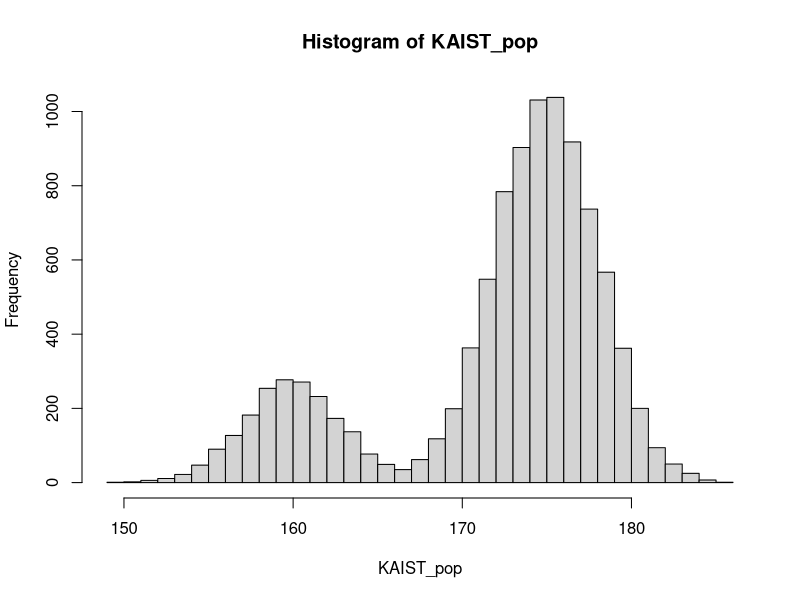
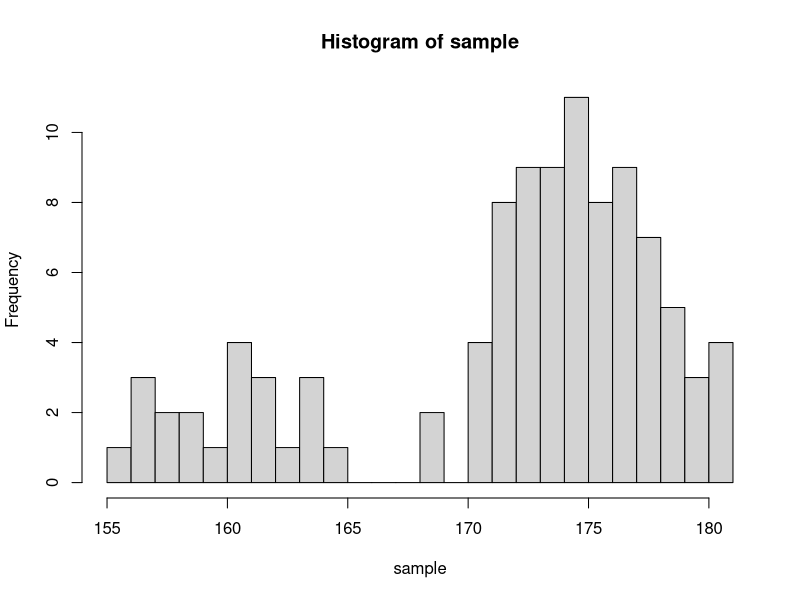
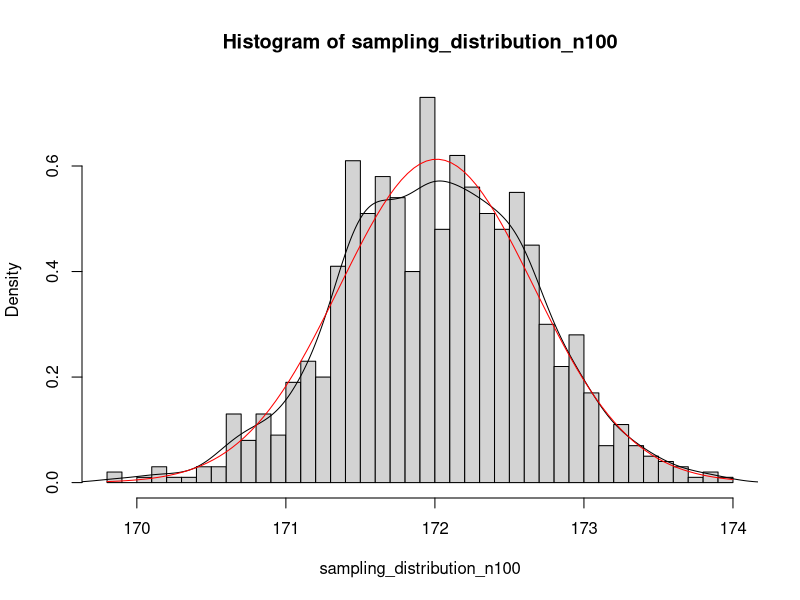

Source code (R) for these figures, in order: (Note: this script raises an error after producing the figures.)
#### CSS LAB 4 ####
#### Sampling distribution and inferential statistics ####

# In this lab, we will practice once more to understand how sampling distribution works step-by-step. 
# Let's say our population size is 10k and we measure the height of KAIST students. 
# The proportion of man is very high in KAIST, which will make the height distribution bimodal. 

# Let's create a hypothetical KAIST students height distribution. 
KAIST_pop <- c(rnorm(8000, 175, 3), rnorm(2000, 160, 3)) 

# Question 1: Check its distribution using a histogram and describe its shape. 
### Answer ###
hist(KAIST_pop, 40)

# Shape of KAIST_pop looks like two normal distributions merged together. It has bimodal
# shape.

# Question 2: Check the population mean and standard deviation. 
### Answer ###
population_mean = mean(KAIST_pop)  # Mean of KAIST population
population_sd = sd(KAIST_pop)  # Standard deviation of population

print(population_mean)
print(population_sd)

# Now, sample 100 students randomly from the population.
n = 100
sample <- sample(KAIST_pop, n, replace = FALSE)

# Question 3: Again, check its distribution using a histogram, and compute mean and sd, then compare them to your population distribution.
# If you're using RMarkdown and the composition of sample keeps changing whenever you run the code due to its randomness, you can set the random seed by using "set.seed(ANY NUMBERS)"
### Answer ###
hist(sample,20)

mean(sample)  # Mean of sample population
sd(sample)  # Standard deviation of sample population


# Now, let's repeat the same procedure for 1,000 times, and save their average.
sampling_distribution_n100 <- NULL # Create a vacant vector where we will save sampled means.

for (i in 1:1000) {
  sample_mean <- mean(sample(KAIST_pop, n, replace = FALSE))
  sampling_distribution_n100 <- c(sampling_distribution_n100, sample_mean)
}

# Question 4: Check the distribution of sampling distribution by using a histogram, and compute a mean and sd. 
# (continued) Describe the shape of distribution and compare it to the distribution from population. Do they look similar or not, and why?
# (continued) Describe the mean and standard deviation. Is it similar to population mean and standard deviation? 
### Answer ###
hist(sampling_distribution_n100, 40, prob=T)
lines(density(sampling_distribution_n100,na.rm=T),col='black')    # Black line is the approximating curve for the sampling distribution
curve(dnorm(x,mean=mean(sampling_distribution_n100,na.rm=T), sd=sd(sampling_distribution_n100,na.rm=T)), add=T, col='red')  # Red line is the normal distribution curve with the same mean and standard deviation as the  sampling distribution

ggplot(data.frame(x = sampling_distribution_n100), aes(x)) +
  geom_histogram(bins=50,aes(y=..density..), color="darkblue", fill="lightblue") + 
  geom_density(alpha=.3, fill="darkblue",col='darkblue',size=0.7) + 
  stat_function(fun = dnorm, args = list(mean = sampling_mean, 
                                         sd = sampling_sd), colour ='red', size =1.2) + 
  labs(x = "Averages of Samples", y = "Frequency", title="Sampling Distribution") 

sampling_mean = mean(sampling_distribution_n100)  # Mean of sampling distribution
sampling_sd = sd(sampling_distribution_n100)  # Standard Deviation of Sampling Distribution

print(sampling_mean)
print(sampling_sd)

# The sampling distribution looks similar to the normal distribution and it differs lot from original KAIST population distribution.
# That's because KAIST population distribution was bimodal, and sampling distribution is unimodal. 
# They differ, because from CLT (Central Limit Theorem) sampling distribution will be approximated to the normal distribution as long as the sample size is large.

# Mean of sampling distribution and the KAIST population are very close to each other. The difference is:
print(population_mean) # Mean of KAIST population
print(sampling_mean)   # Mean of sampling distribution

# Standard deviation of each distribution differ and they should differ by factor of sqrt(n), where n is the sample size:
sd(KAIST_pop) / sqrt(n)  # Standard Deviation of KAIST population
sd(sampling_distribution_n100)   # Standard Deviation of Sampling Distribution

#### Confidence interval ####
# Let's again sample with size 100. 
sample_n100 <- sample(KAIST_pop, n, replace = FALSE)

# Question 5: Compute the mean and standard 'error'. Then, compute the 95% confidence interval. Explain the meaning of the confidence interval in English sentences.
### Answer ###
sample_mean = mean(sample_n100)

standard_err = sd(KAIST_pop) / sqrt(n)
margin_of_error = 1.96*standard_err

confidence_interfal_left_bound = sample_mean - margin_of_error
confidence_interval_right_bound = sample_mean + margin_of_error
data_sample = data.frame(y=0.1, x=c(confidence_interfal_left_bound, confidence_interval_right_bound))

library(ggplot2)
ggplot(data.frame(x = sampling_distribution_n100), aes(x)) +
  geom_histogram(bins=50,aes(y=..density..), color="darkblue", fill="lightblue") + 
  geom_density(alpha=.3, fill="darkblue",col="darkblue", size=0.7) + 
  geom_vline(xintercept = sample_mean, color = "red", linetype = "longdash", size=1) + 
  geom_errorbarh(aes(y=y, xmin=x[1], xmax=x[2],height = .05), data_sample, col='red', size=1.2) + 
  geom_vline(xintercept = sampling_mean, color = "blue",  size=1.2) +
  annotate(x=sampling_mean,y=+Inf,label="\"True\" Mean",vjust=2,geom="label", col='blue') + 
  labs(x = "Averages of Samples", y = "Frequency", title="95% Confidence Interval") 
  
print(sample_mean)  # Mean of sample
print(standard_err)  # Standard Error

# The 95% confidence interval of sample is the  the interval for which everytime we are going to draw a sample from the distribution and calculate its mean, 95% of the time 
# 95% of the time the calculate mean will be in that exact interval. That's why we are calling it confidence interval and give the estamitation as well.

# Question 6: Does your confidence interval cover the 'true' mean? What does that mean? 
### Answer ###
# It covers the "true" mean. As explained above, "true" mean is the original unknown mean of the distribution from which the sample was drawn.
# We can't find out was is EXACTLY that mean, but from central limit theorem we can always get the value close to original one as close as possible.
# And this approximation level depends on how many times we want do traw the samples. The more samples, the better we know the "true" value.
 

# Postech students randomly sample 30 students and find out that their average is 172.8. 
set.seed(1001)
sample_postech <- rnorm(30, 173, 3)

# Question 7: Does this sample support the argument that Postech students are statistically significantly taller than KAIST students?
# Use a t-test and examine this hypothesis and interpret the results. 


